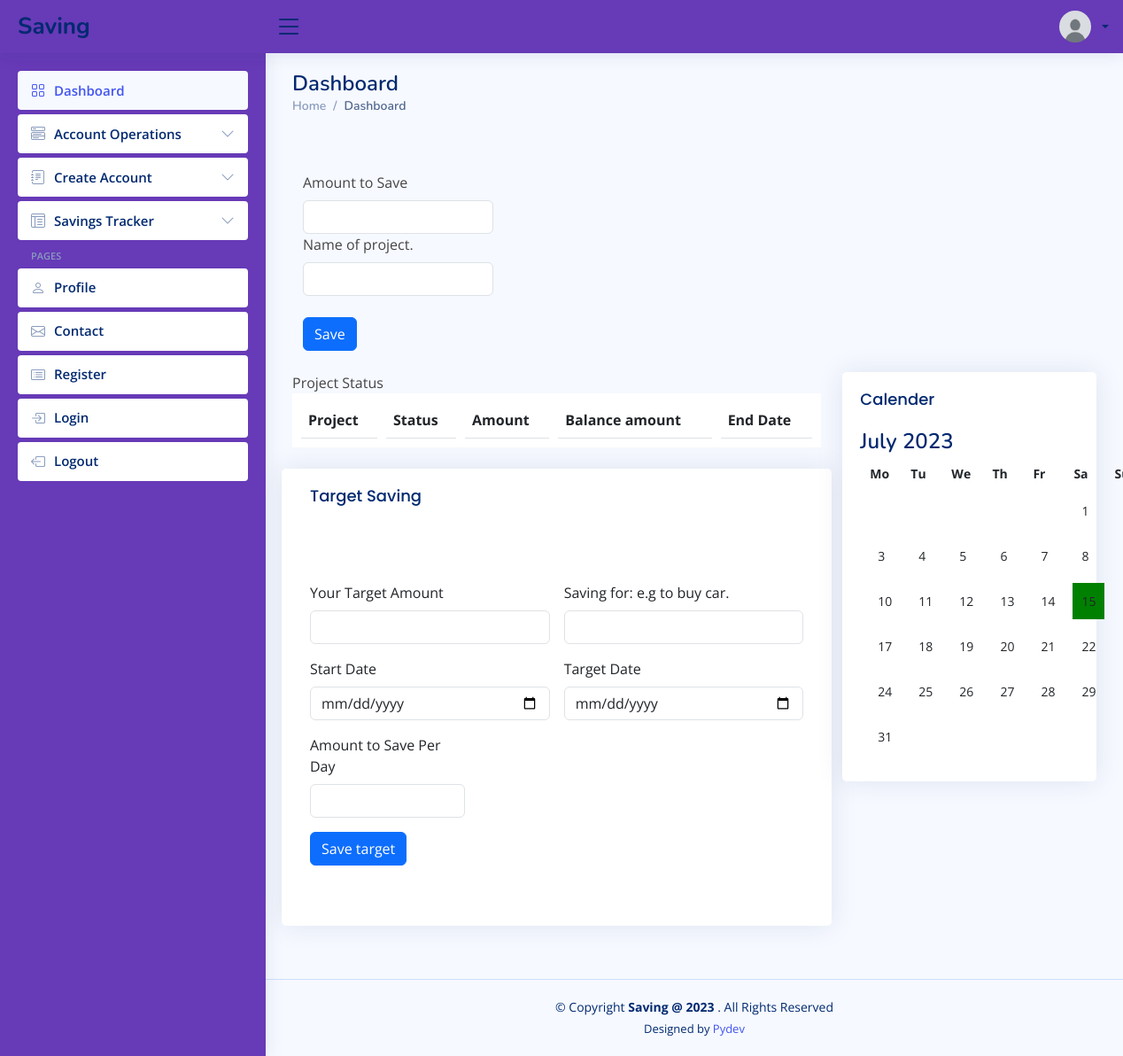
The app's page /target-saving (signed in), older data.
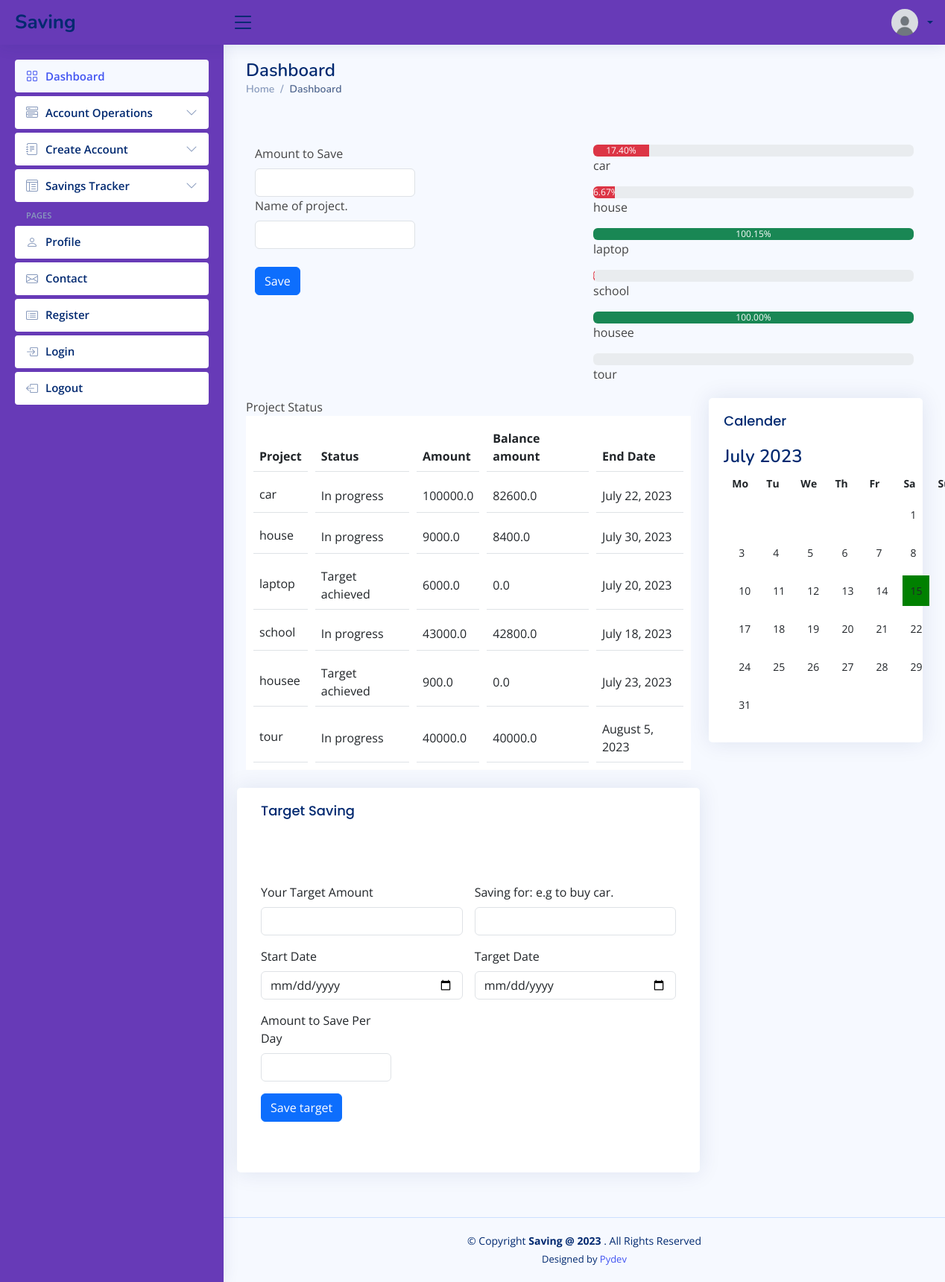
The same page, newer data.
### accounts/models.py (models this page shows, shortened)
class User(AbstractUser):
	is_account_staff = models.BooleanField("Is account_staff", default=False)
	is_customer = models.BooleanField("Is customer", default=False)
	is_employee = models.BooleanField("Is employee", default=False)

class Profile(models.Model):
	user             = models.OneToOneField(settings.AUTH_USER_MODEL, on_delete=models.CASCADE)
	image            = models.ImageField(default="default.jpg", upload_to="profile_pics")
	about            = models.TextField()
	company          = models.CharField(max_length=100, blank=True, null=True)
	job              = models.CharField(max_length=100, blank=True, null=True)
	country          = models.CharField(max_length=100, blank=True, null=True)
	address          = models.CharField(max_length=100, blank=True, null=True)
	phone            = models.CharField(max_length=100, blank=True, null=True)
	twitter_profile  = models.CharField(max_length=100, blank=True, null=True)
	facebook_profile = models.CharField(max_length=100, blank=True, null=True)
	instagram_profile = models.CharField(max_length=100, blank=True, null=True)
	linkedin_profile = models.CharField(max_length=100, blank=True, null=True)

### savings/models.py (models this page shows, shortened)
class Target_saving_record(models.Model):
	user = models.ForeignKey(settings.AUTH_USER_MODEL, on_delete=models.CASCADE)
	saving_for = models.CharField(max_length=100)
	target_amount = models.CharField(max_length=100)
	amount_saved = models.CharField(max_length=100, default=0)
	balence_amount = models.CharField(max_length=100, default=0)
	progress = models.CharField(max_length=100, default=0)
	saving_par_time = models.CharField(max_length=100)
	start_date = models.DateTimeField()
	end_date = models.DateTimeField()

### savings/views.py (the view)
# urls.py: path("target-saving", views.target_saving, name="target_saving"),
def target_saving(request):
	user = request.user
	target_item = Target_saving_record.objects.filter(user=user)
	for item in target_item:
		item.progress = float(item.progress)
		item.target_amount = float(item.target_amount)
		item.balence_amount = float(item.balence_amount)
	month_name, year, calendar, current_day = get_calender()
	if request.method == "POST":
		form = Target_SavingForm(request.POST)
		if form.is_valid():
			saving_for = form.cleaned_data["saving_for"]
			target_amount = form.cleaned_data["target_amount"]
			saving_par_time = form.cleaned_data["saving_par_time"]
			start_date = form.cleaned_data["start_date"]
			end_date = form.cleaned_data["end_date"]
			checks = Target_saving_record.objects.filter(user=user)
			if checks.filter(saving_for=saving_for).exists():
				messages.error(request, "Project with that name already exist")
				return redirect("target_saving")
			else:
				target = Target_saving_record.objects.create(user=user, saving_for=saving_for,
						target_amount=target_amount, saving_par_time=saving_par_time,
						start_date=start_date, end_date=end_date, balence_amount=target_amount)
				target.save()
			messages.info(request, "Your saving target was successfully set.")
			return redirect("target_saving")
	else:
		form = Target_SavingForm()
	return render(request, "savings/target_saving.html", {
			"form": form,
			"target_item": target_item,
			"month_name": month_name,
			"year": year,
			"calendar": calendar,
			"current_day": current_day,
			})

### templates/savings/target_saving.html (shortened to what this page needs)
{% load static %}
<!DOCTYPE html>
<html lang="en">
  <head>
    <link
      href="{% static 'assets/vendor/bootstrap/css/bootstrap.min.css' %}"
      rel="stylesheet"
    />
    <link
      href="{% static 'assets/vendor/bootstrap-icons/bootstrap-icons.css' %}"
      rel="stylesheet"
    />
    <link
      href="{% static 'assets/vendor/boxicons/css/boxicons.min.css' %}"
      rel="stylesheet"
    />
    <link
      href="{% static 'assets/vendor/quill/quill.snow.css' %}"
      rel="stylesheet"
    />
    <link
      href="{% static 'assets/vendor/quill/quill.bubble.css' %}"
      rel="stylesheet"
    />
    <link
      href="{% static 'assets/vendor/remixicon/remixicon.css' %}"
      rel="stylesheet"
    />
    <link
      href="{% static 'assets/vendor/simple-datatables/style.css' %}"
      rel="stylesheet"
    />
    <link href="{% static 'assets/css/style.css' %}" rel="stylesheet" />
    <link href="{% static 'assets/css/more.css' %}" rel="stylesheet" />
  </head>
  <body>
    <header id="header" class="header fixed-top d-flex align-items-center">
      <div class="d-flex align-items-center justify-content-between">
        <a href="{% url 'savings' %}" class="logo d-flex align-items-center">
          <span class="d-none d-lg-block">Saving</span>
        </a>
        <i class="bi bi-list toggle-sidebar-btn"></i>
      </div>
      <nav class="header-nav ms-auto">
        <ul class="d-flex align-items-center">
          <li class="nav-item dropdown pe-3">
            <a
              class="nav-link nav-profile d-flex align-items-center pe-0"
              href="#"
              data-bs-toggle="dropdown"
            >
              <img
                src="{{user.profile.image.url}}"
                alt="Profile"
                class="rounded-circle"
              />
              <span class="d-none d-md-block dropdown-toggle ps-2"
                >{{user.first_name|slice:"0:1"}} {{user.last_name}}</span
              > </a
            >
          </li>
        </ul>
      </nav>
    </header>
      <aside id="sidebar" class="sidebar">
        <ul class="sidebar-nav" id="sidebar-nav">
          <li class="nav-item">
            <a class="nav-link" href="{% url 'savings' %}">
              <i class="bi bi-grid"></i>
              <span>Dashboard</span>
            </a>
          </li>
          <li class="nav-item">
            <a
              class="nav-link collapsed"
              data-bs-target="#components-nav"
              data-bs-toggle="collapse"
              href="#"
            >
              <i class="bi bi-menu-button-wide"></i><span>Account Operations</span
              ><i class="bi bi-chevron-down ms-auto"></i>
            </a>
          </li>
          <li class="nav-item">
            <a
              class="nav-link collapsed"
              data-bs-target="#forms-nav"
              data-bs-toggle="collapse"
              href="#"
            >
              <i class="bi bi-journal-text"></i><span>Create Account</span
              ><i class="bi bi-chevron-down ms-auto"></i>
            </a>
          </li>
          <li class="nav-item">
            <a
              class="nav-link collapsed"
              data-bs-target="#tables-nav"
              data-bs-toggle="collapse"
              href="#"
            >
              <i class="bi bi-layout-text-window-reverse"></i><span>Savings Tracker</span>
              <i class="bi bi-chevron-down ms-auto"></i>
            </a>
          </li>
          <li class="nav-heading">Pages</li>
          <li class="nav-item">
            <a class="nav-link collapsed" href="{% url 'userprofile' %}">
              <i class="bi bi-person"></i>
              <span>Profile</span>
            </a>
          </li>
          <li class="nav-item">
            <a class="nav-link collapsed" href="">
              <i class="bi bi-envelope"></i>
              <span>Contact</span>
            </a>
          </li>
          <li class="nav-item">
            <a class="nav-link collapsed" href="{% url 'register' %}">
              <i class="bi bi-card-list"></i>
              <span>Register</span>
            </a>
          </li>
          <li class="nav-item">
            <a class="nav-link collapsed" href="{% url 'login' %}">
              <i class="bi bi-box-arrow-in-right"></i>
              <span>Login</span>
            </a>
          </li>
          <li class="nav-item">
            <a class="nav-link collapsed" href="{% url 'logout' %}">
              <i class="bi bi-box-arrow-left"></i>
              <span>Logout</span>
            </a>
          </li>
        </ul>
      </aside>
    <main id="main" class="main">
      <div class="pagetitle">
        <h1>Dashboard</h1>
        <nav>
          <ol class="breadcrumb">
            <li class="breadcrumb-item"><a href="{% url 'savings' %}">Home</a></li>
            <li class="breadcrumb-item active">Dashboard</li>
          </ol>
        </nav>
         <div>
               <br><br>
          </div>
      <section>
        <div class="container">
          <div class="row">
            <div class="col-md-6">
                <form action="{% url 'dairly_deposit' %}" method="POST">
                  <div class="col-md-6 ">
                  <label for="validationTooltip01" class="form-label"
                    >Amount to Save</label
                  >
                  <input
                    type="text"
                    class="form-control"
                    name="dairly_deposit"
                    required
                  />
                 </div>
                 <div class="col-md-6 ">
                  <label for="validationTooltip01" class="form-label"
                    >Name of project.</label
                  >
                  <input
                    type="text"
                    class="form-control"
                    name="project_name"
                    required
                  />
                 </div>
                 <br />
                <div class="col-md-12">
                  <button class="btn btn-primary" type="submit">Save</button>
                  <br><br>
                </div>
                </form>
            </div >
            <div class="col-md-6">
              {% for obj in target_item %}
              <div class="custom-margin">
                <div class="progress " role="progressbar" aria-label="Success example" aria-valuenow="25" aria-valuemin="0" aria-valuemax="100">
                <div class="progress-bar {% if obj.progress <= 50 %}bg-danger{% else %}bg-success{% endif %}" style="width: {{obj.progress|floatformat:2 }}%">{{obj.progress|floatformat:2 }}%</div>
              </div>
              <p>{{obj.saving_for}}</p>
              {% endfor %}
            </div>
          </div>
        </div>
      </section>
      <section class="section dashboard">
        <div class="row">
          <div class="col-lg-8">
            <div class="row">
              <div class="col-xxl-12 col-md-12">
                <caption >Project Status</caption>
                <table class="table align-middle mb-0 bg-white">
                  <thead class="bg-light">
                    <tr>
                      <th>Project</th>
                      <th>Status</th>
                      <th>Amount</th>
                      <th>Balance amount</th>
                      <th>End Date</th>
                    </tr>
                  </thead>
                  <tbody>
                    {% for item in target_item %}
                    <tr>
                      <td>
                        <p class="fw-normal mb-1">{{item.saving_for}}</p>
                      </td>
                      {% if item.balence_amount <= 0 %}
                      <td>Target achieved</td>
                      {% else %}
                      <td>In progress</td>
                      {% endif %}
                      <td>{{item.target_amount}}</td>
                      {% if item.progress >= 100 %}
                      <td class="red-bg">0.0</td>
                      {% else %}
                      <td class="red-bg">{{item.balence_amount}}</td>
                      {% endif %}
                      <td>{{item.end_date|date:"F j, Y"}}</td>
                    </tr>
                    {% endfor %}
                  </tbody>
                </table>
                <br>
              </div>
              <section class="section">
  <div class="row">
    <div class="card">
      <div class="card-body">
        <h5 class="card-title">Target Saving</h5>
        <br><br>
        <form
          action="{% url 'target_saving' %}"
          method="POST"
          class="row g-3 needs-validation"
          novalidate
        >
          <div class="col-md-6 position-relative">
            <label for="validationTooltip01" class="form-label"
              >Your Target Amount</label
            >
            <input
              type="text"
              class="form-control"
              id="validationTooltip01"
              name="target_amount"
              required
            />
          </div>
          <div class="col-md-6 position-relative">
            <label for="validationTooltip02" class="form-label">Saving for: e.g to buy car. </label>
            <input
              type="text"
              class="form-control"
              id="validationTooltip02"
              name="saving_for"
              required
            />
          </div>
          <div class="col-md-6 position-relative">
            <label for="validationTooltip02" class="form-label">Start Date</label>
            <input
              type="date"
              class="form-control"
              id="validationTooltip02"
              name="start_date"
              required
            />
          </div>
           <div class="col-md-6 position-relative">
            <label for="validationTooltip02" class="form-label">Target Date</label>
            <input
              type="date"
              class="form-control"
              id="validationTooltip02"
              name="end_date"
              required
            />
          </div>
          <div class="col-md-4 position-relative">
            <label for="validationTooltip01" class="form-label"
              >Amount to Save Per Day</label
            >
            <input
              type="text"
              class="form-control"
              id="validationTooltip01"
              name="saving_par_time"
              required
            />
          </div>
          <br />
          <div class="col-12">
            <button class="btn btn-primary" type="submit">Save target</button>
          </div>
        </form>
        <br /><br />
    </div>
  </div>
</section>
            </div>
          </div>
          <div class="col-lg-4">
            <div class="card">
              <div class="card-body">
                <h5 class="card-title">
                  Calender
                </h5>
                <div class="activity">
                  <head>
                </head>
                <body>
                    <h1>{{ month_name }} {{ year }}</h1>
                    <table>
                        <thead>
                            <tr>
                                <th>Mo</th>
                                <th>Tu</th>
                                <th>We</th>
                                <th>Th</th>
                                <th>Fr</th>
                                <th>Sa</th>
                                <th>Su</th>
                            </tr>
                        </thead>
                        <tbody>
                            {% for week in calendar %}
                            <tr>
                                {% for day in week %}
                                <td {% if day == current_day %} class="current-day" {%endif%}>
                                    {% if day == 0 %}
                                        &nbsp;
                                    {% else %}
                                        {{ day }}
                                    {% endif %}
                                </td>
                                {% endfor %}
                            </tr>
                            {% endfor %}
                        </tbody>
                    </table>
                </div>
              </div>
            </div>
          </div>
        </div>
      </section>
    </main>
    <footer id="footer" class="footer">
      <div class="copyright">
        &copy; Copyright <strong><span>Saving @ 2023 </span></strong>. All
        Rights Reserved
      </div>
      <div class="credits">Designed by <a href="">Pydev</a></div>
    </footer>
  </body>
</html>

Row changes from the older to the newer data that the page shows:
added Target_saving_record: progress "17.40", saving_for "car", shows "In progress", target_amount "100000.0", balence_amount "82600.0", end_date "July 22, 2023"
added Target_saving_record: progress "6.67", saving_for "house", shows "In progress", target_amount "9000.0", balence_amount "8400.0", end_date "July 30, 2023"
added Target_saving_record: progress "100.15", saving_for "laptop", balence_amount "Target achieved", target_amount "6000.0", end_date "July 20, 2023"
added Target_saving_record: {{ obj.progress|floatformat:2 }} 0.47 (drawn), saving_for "school", shows "In progress", target_amount "43000.0", balence_amount "42800.0", end_date "July 18, 2023"
added Target_saving_record: progress "100.00", saving_for "housee", balence_amount "Target achieved", target_amount "900.0", end_date "July 23, 2023"
added Target_saving_record: saving_for "tour", shows "In progress", target_amount "40000.0", balence_amount "40000.0", end_date "August 5, 2023"
